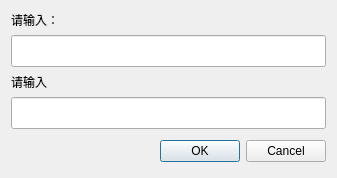
<?xml version="1.0" encoding="UTF-8"?>
<ui version="4.0">
 <class>Dialog</class>
 <widget class="QDialog" name="Dialog">
  <property name="geometry">
   <rect>
    <x>0</x>
    <y>0</y>
    <width>337</width>
    <height>175</height>
   </rect>
  </property>
  <property name="windowTitle">
   <string>ESPush</string>
  </property>
  <layout class="QVBoxLayout" name="verticalLayout_2">
   <item>
    <layout class="QVBoxLayout" name="verticalLayout" stretch="1,0,1,0,1">
     <item>
      <widget class="QLabel" name="label1">
       <property name="text">
        <string>请输入：</string>
       </property>
      </widget>
     </item>
     <item>
      <widget class="QLineEdit" name="line1">
       <property name="minimumSize">
        <size>
         <width>0</width>
         <height>32</height>
        </size>
       </property>
       <property name="font">
        <font>
         <pointsize>12</pointsize>
        </font>
       </property>
      </widget>
     </item>
     <item>
      <widget class="QLabel" name="label2">
       <property name="text">
        <string>请输入</string>
       </property>
      </widget>
     </item>
     <item>
      <widget class="QLineEdit" name="line2">
       <property name="minimumSize">
        <size>
         <width>0</width>
         <height>32</height>
        </size>
       </property>
       <property name="font">
        <font>
         <pointsize>12</pointsize>
        </font>
       </property>
      </widget>
     </item>
     <item>
      <widget class="QDialogButtonBox" name="buttonBox">
       <property name="minimumSize">
        <size>
         <width>0</width>
         <height>32</height>
        </size>
       </property>
       <property name="orientation">
        <enum>Qt::Horizontal</enum>
       </property>
       <property name="standardButtons">
        <set>QDialogButtonBox::Cancel|QDialogButtonBox::Ok</set>
       </property>
      </widget>
     </item>
    </layout>
   </item>
  </layout>
 </widget>
 <resources/>
 <connections>
  <connection>
   <sender>buttonBox</sender>
   <signal>accepted()</signal>
   <receiver>Dialog</receiver>
   <slot>accept()</slot>
   <hints>
    <hint type="sourcelabel">
     <x>228</x>
     <y>156</y>
    </hint>
    <hint type="destinationlabel">
     <x>157</x>
     <y>174</y>
    </hint>
   </hints>
  </connection>
  <connection>
   <sender>buttonBox</sender>
   <signal>rejected()</signal>
   <receiver>Dialog</receiver>
   <slot>reject()</slot>
   <hints>
    <hint type="sourcelabel">
     <x>296</x>
     <y>162</y>
    </hint>
    <hint type="destinationlabel">
     <x>286</x>
     <y>174</y>
    </hint>
   </hints>
  </connection>
 </connections>
</ui>
